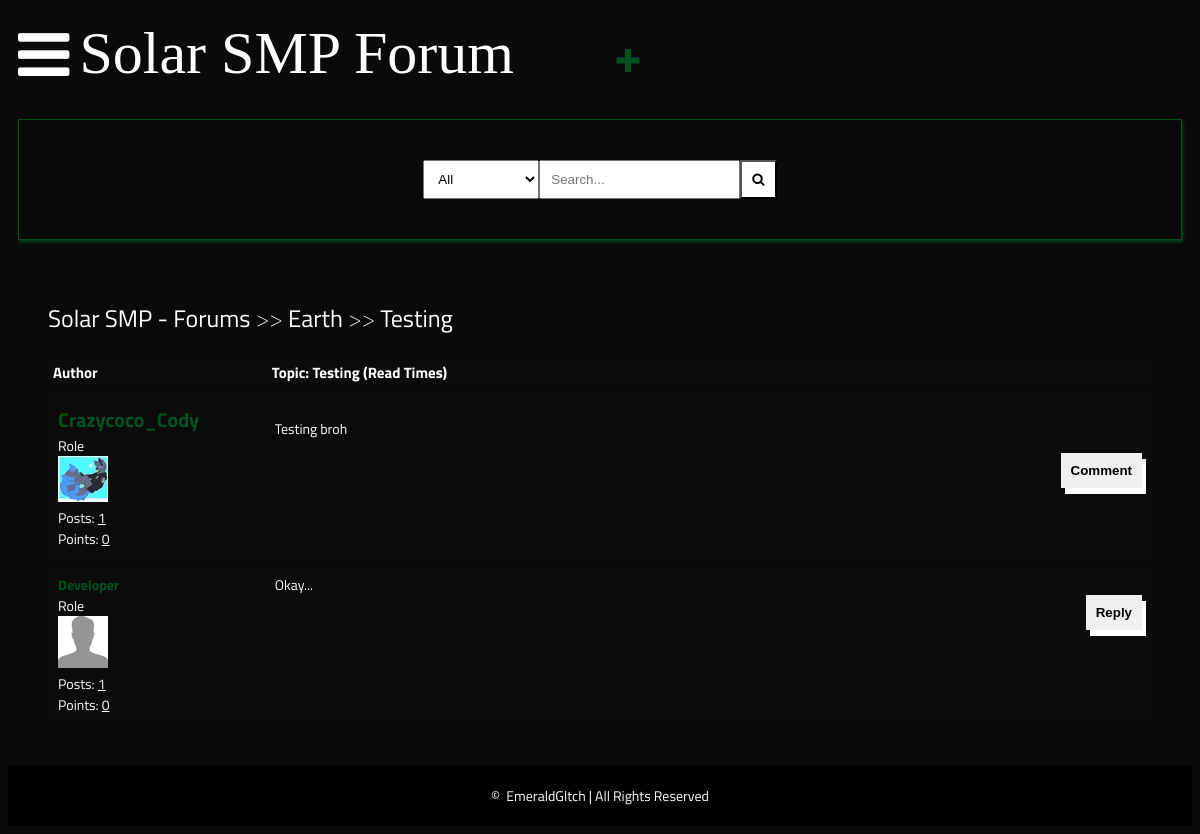
Screenshot of /detail/testing/ (signed in) with the database file from the repository.
### APPNAME/models.py (models this page shows, shortened)
class Post(models.Model):
    title = models.CharField(max_length=400)
    slug = models.SlugField(max_length=400, unique=True, blank=True)
    user = models.ForeignKey(Author, on_delete=models.CASCADE)
    content = HTMLField()
    categories = models.ManyToManyField(Category)
    date = models.DateTimeField(auto_now_add=True)
    approved = models.BooleanField(default=False)
    hit_count_generic = GenericRelation(HitCount, object_id_field='object_pk',
        related_query_name='hit_count_generic_relation'
    )
    tags = TaggableManager()
    comments = models.ManyToManyField(Comment, blank=True)
    closed = models.BooleanField(default=False)
    state = models.CharField(max_length=40, default="zero")
    def get_url(self):
        return reverse("detail", kwargs={
            "slug": self.slug,
        })

class Category(models.Model):
    title = models.CharField(max_length=50)
    slug = models.SlugField(max_length=400, unique=True, blank=True)
    description = models.TextField(default="description")
    class Meta:
        verbose_name_plural = "categories"
    def __str__(self):
        return self.title
    def get_url(self):
        return reverse("posts", kwargs={
            "slug": self.slug,
        })

class Author(models.Model):
    user = models.ForeignKey(User, on_delete=models.CASCADE)
    fullname = models.CharField(max_length=40, blank=True)
    slug = slug = models.SlugField(max_length=400, unique=True, blank=True)
    bio = HTMLField()
    points = models.IntegerField(default=0)
    profile_pic = ResizedImageField(size=[50, 80], quality=100, upload_to="authors", default=None, null=True, blank=True)
    @property
    def num_posts(self):
        return Post.objects.filter(user=self).count()

class Comment(models.Model):
    user = models.ForeignKey(Author, on_delete=models.CASCADE)
    content = models.TextField()
    date = models.DateTimeField(auto_now_add=True)
    replies = models.ManyToManyField(Reply, blank=True)

### APPNAME/views.py (the view)
# urls.py: path("detail/<slug>/", detail, name="detail"),
def detail(request, slug):
    post = get_object_or_404(Post, slug=slug)
    author = Author.objects.get(user=request.user)
    if "comment-form" in request.POST:
        comment = request.POST.get("comment")
        new_comment, created = Comment.objects.get_or_create(user=author, content=comment)
        post.comments.add(new_comment.id)
    if "reply-form" in request.POST:
        reply = request.POST.get("reply")
        commenr_id = request.POST.get("comment-id")
        comment_obj = Comment.objects.get(id=commenr_id)
        new_reply, created = Reply.objects.get_or_create(user=author, content=reply)
        comment_obj.replies.add(new_reply.id)
    context = {
        "post":post,
        "title": post.title,
    }
    update_views(request, post)
    return render(request, "detail.html", context)

### APPNAME/context_processors.py (called while the page is built, shortened)
def searchFunction(request):
    search_context = {}
    posts = Post.objects.all()
    return search_context

### APPNAME/utils.py (called while the page is built)
def update_views(request, object):
    context = {}
    hit_count = get_hitcount_model().objects.get_for_object(object)
    hits = hit_count.hits
    hitcontext = context["hitcount"] = {"pk": hit_count.pk}
    hit_count_response = HitCountMixin.hit_count(request, hit_count)
    if hit_count_response.hit_counted:
        hits = hits+1
        hitcontext["hitcounted"] = hit_count_response.hit_counted
        hitcontext["hit_message"] = hit_count_response.hit_message
        hitcontext["total_hits"] = hits

### templates/detail.html (shortened to what this page needs)
{% extends 'base.html' %}
{% load hitcount_tags %}
{% block content %}
<div class="container">
    <div class="navigate">
        <span><a href="{% url 'home' %}">Solar SMP - Forums</a> >> <a href="{{post.categories.all.0.get_url}}">{{post.categories.all.0}}</a> >> <a href="{{post.get_url}}">{{post.title}}</a></span>
    </div>
    <div class="topic-container">
        <div class="head">
            <div class="authors">Author</div>
            <div class="content">Topic: {{post.title}} (Read {% get_hit_count for post %} Times)</div>
        </div>
        <div class="body">
            <div class="authors">
                <div class="username"><a href="#">{{post.user.fullname|title}}</a></div>
                <div>Role</div>
                <img src="{{post.user.profile_pic.url}}" alt="Replace">
                <div>Posts: <u>{{post.user.num_posts}}</u></div>
                <div>Points: <u>{{post.user.points}}</u></div>
            </div>
            <div class="content">
                {{post.content|safe}}
                <div class="comment">
                    <button onclick="showComment()">Comment</button>
                </div>
            </div>
        </div>
    </div>
    {% for comment in post.comments.all %}
    <div class="comments-container">
        <div class="body">
            <div class="authors">
                <div class="AnotherUser"><a href="#">{{comment.user.fullname|title}}</a></div>
                <div>Role</div>
                <img src="{{comment.user.profile_pic.url}}" alt="Replace">
                <div>Posts: <u>{{comment.user.num_posts}}</u></div>
                <div>Points: <u>{{comment.user.points}}</u></div>
            </div>
            <div class="content">
                {{comment.content}}
                <br>
                <div class="comment">
                    <button onclick="showReplies('comment{{comment.id}}')">Reply</button>
                </div>
            </div>
        </div>
    </div>
    {% endfor %}
</div>
{% endblock content %}

### static/forum.css (style rules this page uses)
* { box-sizing: border-box; }
html { font-size: 14px; font-family: 'Titillium Web', sans-serif; background-color: rgb(10, 10, 10); color: #FEFEFE; }
a { color: #005221; font-weight: bolder; text-decoration: none; }
.container { margin: 20px; padding: 20px; }
.navigate { margin-block: 20px; font-weight: lighter; font-size: 24px; }
.navigate a { color: #fff; }
.head { display: flex; background-color: #0b0b0b; padding: 5px; font-weight: bold; font-size: 15px; }
.authors { flex: 20%; }
.content { flex: 80%; }
.body { display: flex; background-color: #0b0b0b; padding: 10px; margin-top: 5px; }
.body .authors .username { font-size: 20px; }
.body .authors img { max-width: 50px; max-height: 80px; }
.body .content .comment button { border:none; padding:10px; font-weight: bolder; box-shadow: 4px 6px #fff; cursor: pointer; float: right; }

### rows the page displays
Post: categories.all.0 "Earth", title "Testing", user.fullname "Crazycoco_Cody", user.profile_pic (picture), user.num_posts "1", user.points "0", content "Testing broh"
Comment: user.fullname "Developer", user.profile_pic (placeholder picture), user.num_posts "1", user.points "0", content "Okay..."
